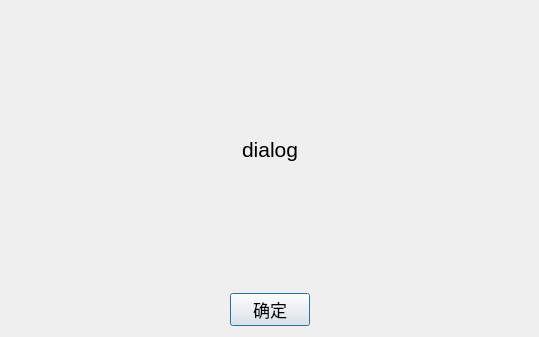
<?xml version="1.0" encoding="UTF-8"?>
<ui version="4.0">
 <class>Dialog</class>
 <widget class="QDialog" name="Dialog">
  <property name="geometry">
   <rect>
    <x>0</x>
    <y>0</y>
    <width>539</width>
    <height>337</height>
   </rect>
  </property>
  <property name="windowTitle">
   <string/>
  </property>
  <layout class="QVBoxLayout" name="verticalLayout">
   <item>
    <layout class="QHBoxLayout" name="horizontalLayout">
     <item>
      <spacer name="horizontalSpacer">
       <property name="orientation">
        <enum>Qt::Horizontal</enum>
       </property>
       <property name="sizeHint" stdset="0">
        <size>
         <width>40</width>
         <height>20</height>
        </size>
       </property>
      </spacer>
     </item>
     <item>
      <widget class="QLabel" name="text">
       <property name="font">
        <font>
         <pointsize>16</pointsize>
        </font>
       </property>
       <property name="text">
        <string>dialog</string>
       </property>
      </widget>
     </item>
     <item>
      <spacer name="horizontalSpacer_2">
       <property name="orientation">
        <enum>Qt::Horizontal</enum>
       </property>
       <property name="sizeHint" stdset="0">
        <size>
         <width>40</width>
         <height>20</height>
        </size>
       </property>
      </spacer>
     </item>
    </layout>
   </item>
   <item>
    <layout class="QHBoxLayout" name="horizontalLayout_2">
     <item>
      <spacer name="horizontalSpacer_3">
       <property name="orientation">
        <enum>Qt::Horizontal</enum>
       </property>
       <property name="sizeHint" stdset="0">
        <size>
         <width>40</width>
         <height>20</height>
        </size>
       </property>
      </spacer>
     </item>
     <item>
      <widget class="QPushButton" name="btn_confirm">
       <property name="font">
        <font>
         <pointsize>13</pointsize>
        </font>
       </property>
       <property name="text">
        <string>确定</string>
       </property>
      </widget>
     </item>
     <item>
      <spacer name="horizontalSpacer_4">
       <property name="orientation">
        <enum>Qt::Horizontal</enum>
       </property>
       <property name="sizeHint" stdset="0">
        <size>
         <width>40</width>
         <height>20</height>
        </size>
       </property>
      </spacer>
     </item>
    </layout>
   </item>
  </layout>
 </widget>
 <resources/>
 <connections/>
</ui>
